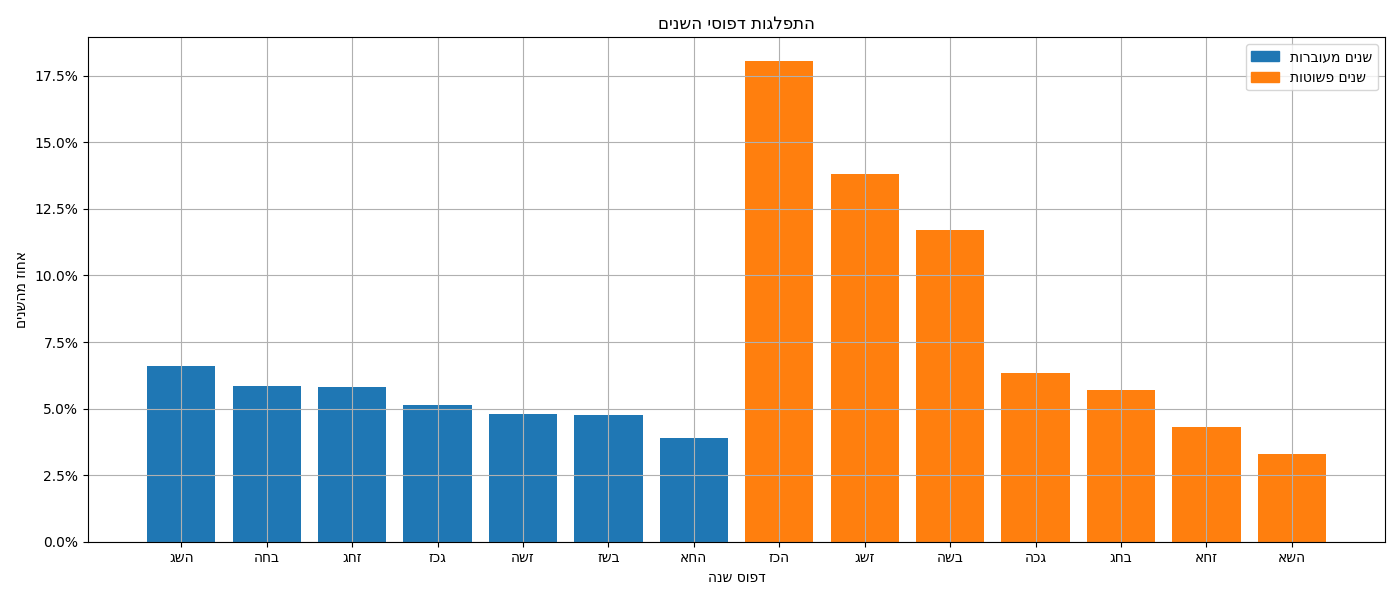

Python code for this plot:
# scripts/pattern_hist_leap_split.py
"""
Compute histogram of Hebrew year patterns (4000–6000) using Months.year_pattern(),
split into leap/non-leap groups, sort each group by frequency, and plot with percentages.

Notes:
- Comments are in English (per request).
- Hebrew strings for title/labels/legend are reversed with [::-1] for RTL rendering.
"""

from collections import Counter
from typing import Dict, List, Tuple

import matplotlib.pyplot as plt
from matplotlib.ticker import PercentFormatter
from matplotlib.patches import Patch

# Import your project modules (adjust if your package path differs)
from hdate.molad import Months
from hdate.leap_years import leapYear


def compute_counts(start: int, end: int) -> Tuple[Counter, Counter, int]:
    """Return (leap_counts, nonleap_counts, total_years) for the given inclusive range."""
    leap_counts = Counter()
    nonleap_counts = Counter()
    total = end - start + 1

    for y in range(start, end + 1):
        pat = Months.year_pattern(y)[::-1]
        if leapYear.is_leap(y):
            leap_counts[pat] += 1
        else:
            nonleap_counts[pat] += 1

    return leap_counts, nonleap_counts, total


def sort_counts_desc(c: Counter) -> List[Tuple[str, int]]:
    """Return list of (pattern, count) sorted by descending count, then by pattern for stability."""
    return sorted(c.items(), key=lambda kv: (-kv[1], kv[0]))


def main():
    # Range selection
    start, end = 4000, 6000

    # Compute counts
    leap_counts, nonleap_counts, total_years = compute_counts(start, end)

    # Sort each group by frequency (descending)
    leap_items = sort_counts_desc(leap_counts)
    nonleap_items = sort_counts_desc(nonleap_counts)

    # Build plotting lists: we concatenate leap group first, then nonleap group.
    labels: List[str] = [k for k, _ in leap_items] + [k for k, _ in nonleap_items]
    values_abs: List[int] = [v for _, v in leap_items] + [v for _, v in nonleap_items]

    # Convert counts to percentages of the entire range
    values_pct: List[float] = [100.0 * v / total_years for v in values_abs]

    # Colors per bar: one color for leap, another for non-leap.
    leap_color = "#1f77b4"      # blue-ish
    nonleap_color = "#ff7f0e"   # orange-ish
    colors: List[str] = [leap_color] * len(leap_items) + [nonleap_color] * len(nonleap_items)

    # Create bar plot
    plt.figure(figsize=(14, 6))
    bars = plt.bar(labels, values_pct, color=colors)

    # Title and axis labels in Hebrew, reversed for RTL display
    title_he = "התפלגות דפוסי השנים"
    xlabel_he = "דפוס שנה"
    ylabel_he = "אחוז מהשנים"

    plt.title(title_he[::-1])
    plt.xlabel(xlabel_he[::-1])
    plt.ylabel(ylabel_he[::-1])

    # Y axis as percent
    plt.gca().yaxis.set_major_formatter(PercentFormatter(xmax=100.0, decimals=1))

    # X tick labels: keep as-is (patterns are short glyphs)
    plt.xticks(rotation=0)

    # Legend in Hebrew (reversed)
    # "Leap years" = "שנים מעוברות"; "Non-leap years" = "שנים פשוטות"
    legend_handles = [
        Patch(color=leap_color, label="שנים מעוברות"[::-1]),
        Patch(color=nonleap_color, label="שנים פשוטות"[::-1]),
    ]
    plt.legend(handles=legend_handles, loc="upper right")
    plt.grid()

    plt.tight_layout()
    plt.show()



if __name__ == "__main__":
    main()
